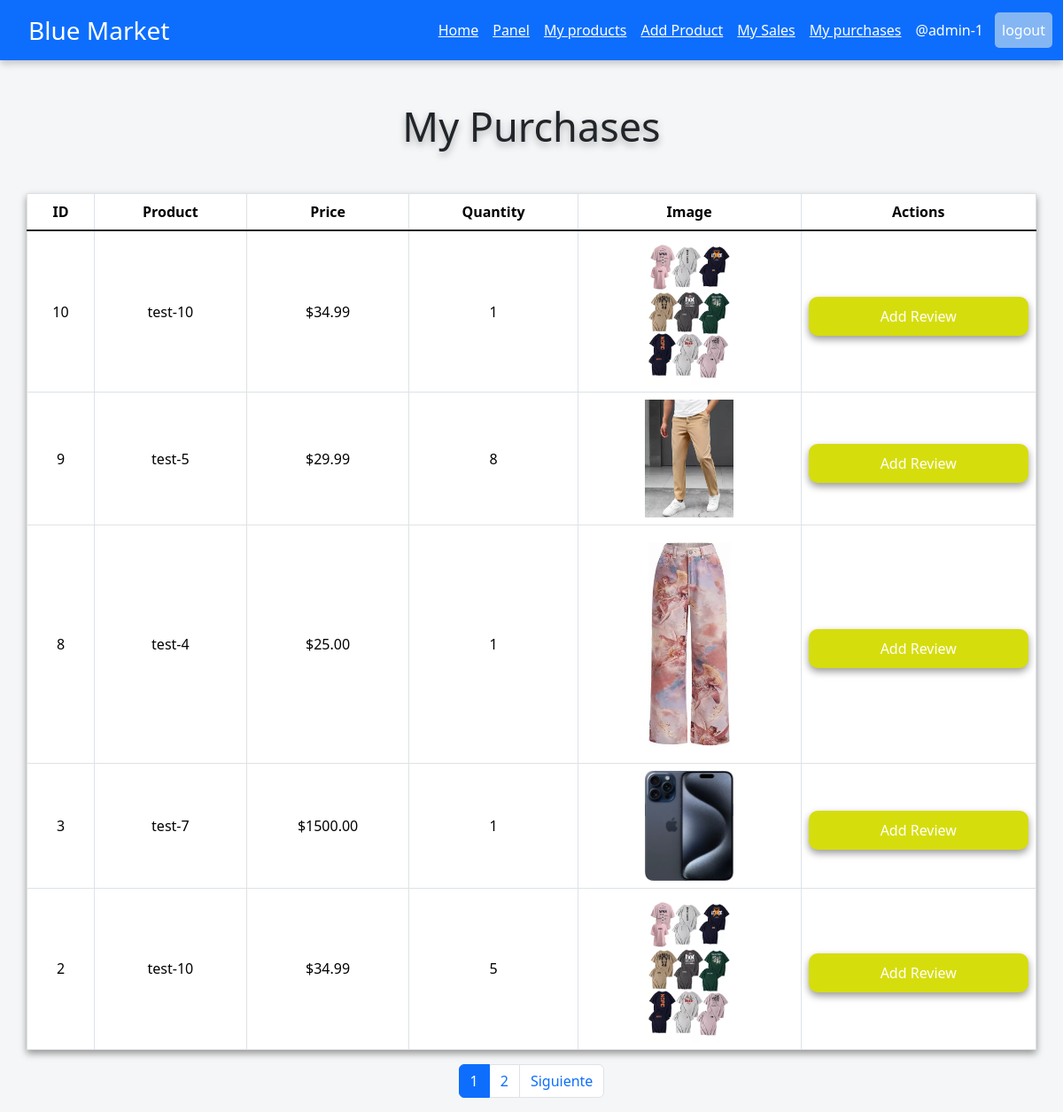
The app's page /products/my_purchases/ (signed in) with its own data.
### accounts/models.py (models this page shows, shortened)
class CustomUser(AbstractUser):
    phone_number = PhoneNumberField(blank=True)

### products/models.py (models this page shows, shortened)
class Transaction(models.Model):
    PAYMENT_METHOD_CHOICES = [
        ('debit', 'Debito'),
        ('currency', 'Divisas')
    ]
    buyer = models.ForeignKey(settings.AUTH_USER_MODEL, on_delete=models.CASCADE, related_name="purchase")
    seller = models.ForeignKey(settings.AUTH_USER_MODEL, on_delete=models.CASCADE, related_name="seller")
    product = models.ForeignKey(Product, on_delete=models.CASCADE)
    quantity = models.PositiveIntegerField(default=1)
    payment_method = models.CharField(max_length=10, choices=PAYMENT_METHOD_CHOICES)
    created_at = models.DateTimeField(auto_now_add=True)
    class Meta:
        ordering = ['-created_at']

class Product(models.Model):
    title = models.CharField(max_length=250)
    description = models.TextField()
    price = models.DecimalField(max_digits=10, decimal_places=2)
    image = models.ImageField(upload_to="media", null=True)
    user = models.ForeignKey(settings.AUTH_USER_MODEL, on_delete=models.CASCADE)
    stock = models.IntegerField(default=0)
    created_at = models.DateTimeField(auto_now_add=True)
    class Meta:
        ordering = ['-created_at']

### products/views.py (the view)
# urls.py: path('my_purchases/', purchases_list, name='purchases'),
@login_required
def purchases_list(request):
	user = request.user
	purchases = user.purchase.all()
	page = request.GET.get('page', 1)
	try:
		paginator = Paginator(purchases, 5)
		purchases = paginator.page(page)
	except:
		raise Http404
	data = {
		'purchases': purchases,
		'entity': purchases,
		'paginator': paginator,
	}
	return render(request, 'products/my_buys.html', data)

### templates/products/my_buys.html
{% extends 'base.html' %}
{% block content %}
<h2 class="text-center mt-5 mb-5 title">My Purchases</h2>
<table class="table table-bordered container text-center">
	<thead>
    <tr>
    	<th>ID</th>
		<th>Product</th>
		<th>Price</th>
		<th>Quantity</th>
		<th>Image</th>
		<th>Actions</th>
	</tr>
  	</thead>
  	<tbody class="table-group-divider">
    {% for p in purchases %}
	<tr>
		<td>{{ p.id }}</td>
		<td>{{ p.product.title|truncatechars:30 }}</td>
		<td>${{ p.product.price }}</td>
		<td>{{ p.quantity }}</td>
		<td><img src="{{ p.product.image.url }}" alt="{{ p.product.image.title }}" class="mx-auto d-block"></td>
		<td>
			<a href="{% url 'review' p.product.id %}" class="btn-review">Add Review</a>
		</td>
	{% empty %}
	<td><p>You have not purchased any product</p></td>
	<td></td>
	<td></td>
	{% endfor %}
	</tr>
  	</tbody>
</table>
<div>
	{% include 'paginator.html' %}
</div>
{% endblock %}

### templates/base.html (shortened to what this page needs)
{% load static %}
<!DOCTYPE html>
<html lang="en">
<head>
    <link rel="stylesheet" href="https://cdn.jsdelivr.net/npm/bootstrap@5.3.3/dist/css/bootstrap.min.css">
    <link rel="stylesheet" type="text/css" href="{% static 'blue_market/css/form.css' %}">
    <link rel="stylesheet" type="text/css" href="{% static 'blue_market/css/navbar-style.css' %}">
    <link rel="stylesheet" type="text/css" href="{% static 'blue_market/css/products-style.css' %}">
    <link rel="stylesheet" type="text/css" href="{% static 'blue_market/css/product-detail.css' %}">
    <link rel="stylesheet" type="text/css" href="{% static 'blue_market/css/product-confirm.css' %}">
    <link rel="stylesheet" type="text/css" href="{% static 'blue_market/css/rating.css' %}">
    <link rel="stylesheet" type="text/css" href="{% static 'blue_market/css/group-style.css' %}">
    <link rel="stylesheet" href="{% static 'blue_market/css/product-detele.css' %}">
</head>
<body>
    <header>
        <nav class="navbar bg-primary navbar-expand-lg float-right" data-bs-theme="dark">
          <div class="container-fluid">
            <a class="navbar-brand text-center fs-3 fw-medium title-company" href="{% url 'home' %}">Blue Market</a>
            <div class="collapse navbar-collapse" id="navbarSupportedContent">
              <ul class="navbar-nav ms-auto pull-xs-right mb-2 mb-lg-0">
                <li class="nav-item">
                  <a class="nav-link active text-decoration-underline" aria-current="page" href="{% url 'home' %}">Home</a>
                </li>
                {% if user.is_authenticated %}
                {% if user.is_superuser %}
                <li class="nav-item">
                  <a class="nav-link active text-decoration-underline" href="{% url 'manage_groups' %}">Panel</a>
                </li>
                {% endif %}
                {% if perms.products.add_product %}
                <li class="nav-item">
                  <a class="nav-link active text-decoration-underline" href="{% url 'list_products' %}">My products</a>
                </li>
                <li class="nav-item">
                  <a class="nav-link active text-decoration-underline" href="{% url 'create_view' %}">Add Product</a>
                </li>
                <li class="nav-item">
                  <a class="nav-link active text-decoration-underline" href="{% url 'sales' %}">My Sales</a>
                </li>
                {% endif %}
                <li class="nav-item">
                  <a class="nav-link active text-decoration-underline" href="{% url 'purchases' %}">My purchases</a>
                </li>
                <li class="nav-item">
                  <a class="nav-link navbar-text active">@{{ user.username }}</a>
                </li>
                <li class="nav-item">
                  <form action="{% url 'logout' %}" method="post">
                    <input class="nav-link navbar-text active btn-logout" type="submit" name="logout_user" id="logout_user" value="logout">
                  </form>
                </li>
                {% endif %}
              </ul>
            </div>
          </div>
        </nav>
    </header>
    <main>
        {% block content %}
        {% endblock %}
    </main>
    </body>
</html>

### templates/paginator.html (shortened to what this page needs)
{% if paginator.num_pages > 1%}
<div class="d-flex justify-content-center">
    <ul class="pagination">
        {% for page in paginator.page_range %}
            {% if page < 7 or page == entity.number %}
            <li class="page-item {% if page == entity.number %}active{% endif %}">
                <a class="page-link" href="?page={{ page }}#pagtable">{{ page }}</a>
            </li>
            {% endif %}
        {% endfor %}
        {% if entity.has_next %}
            <li class="page-item d-none d-sm-block">
                <a class="page-link" href="?page={{ entity.next_page_number }}&search={{ query }}&order_by={{ order_by }}">Siguiente</a>
            </li>
        {% endif %}
    </ul>
</div>
{% endif %}

### static/blue_market/css/form.css (style rules this page uses)
body { height: 100vh; }
.form-container-login input, .form-container-signup input, { width: 100%; }

### static/blue_market/css/navbar-style.css (style rules this page uses)
body { background-color: #f5f6f7; }
nav { box-shadow: 0px 4px 8px rgba(0, 0, 0, 0.2); }
.title-company { margin-left: 20px; }
.btn-logout { background-color: #84b6f4; text-decoration: none; margin-left: 5px; border-radius: 5px; cursor: pointer; transition: 0.3s ease-inf; }

### static/blue_market/css/products-style.css (style rules this page uses)
h2 { text-shadow: 0px 4px 8px rgba(0, 0, 0, 0.3); font-size: 45px; }
table { margin: 0 auto; width: 100%; box-shadow: 0px 4px 8px rgba(0, 0, 0, 0.4); }
td, th { vertical-align: middle; text-align: center; }
img { width: 100px; }

### static/blue_market/css/rating.css (style rules this page uses)
.btn-review { background-color: #d6dd0d; border: none; padding: 10px 10px; border-radius: 10px; color: white; display: block; box-shadow: 0px 4px 8px rgba(0, 0, 0, 0.4); text-align: center; text-decoration: none; transition: 1s ease; margin-top: 10px; }

### records on screen
CustomUser: username "admin-1"
Transaction: id "10", product "test-10", product.price "34.99", quantity "1", product.image (picture)
Transaction: id "9", product "test-5", product.price "29.99", quantity "8", product.image (picture)
Transaction: id "8", product "test-4", product.price "25.00", quantity "1", product.image (picture)
Transaction: id "3", product "test-7", product.price "1500.00", quantity "1", product.image (picture)
Transaction: id "2", product "test-10", product.price "34.99", quantity "5", product.image (picture)

### other values on screen
{{ page }} "1" "2"
